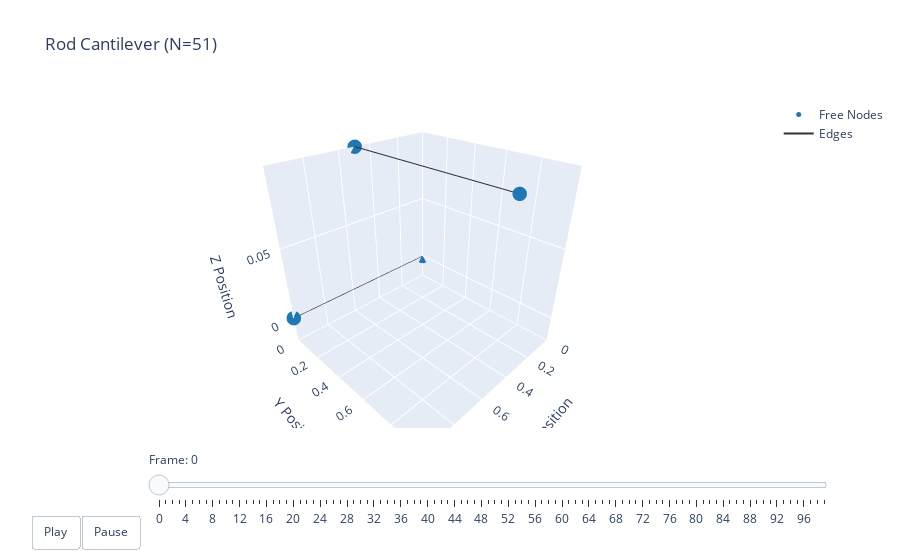

Notebook cell for this chart:
### Code cell
t = np.arange(robot.sim_params.total_time, step=robot.sim_params.dt)
options = dismech.AnimationOptions(title='Rod Cantilever (N=51)')

fig = dismech.get_interactive_animation_plotly(robot, t, qs, options)
fig.show()

### Figure 1 — Plotly figure (JSON) as saved in the notebook; plotly's stock layout.template omitted (floating-point values rounded to 4 significant figures)
{"data": [{"marker": {"color": "#1f78b4", "size": 5}, "mode": "markers", "name": "Free Nodes", "type": "scatter3d", "x": [0.0, 1.0, 0.5, 0.5], "y": [0.0, 0.0, 0.0, 1.0], "z": [0.0, 0.0, 0.099, 0.099]}, {"marker": {"color": "#e31a1c", "size": 5}, "mode": "markers", "name": "Fixed Nodes", "type": "scatter3d", "x": [], "y": [], "z": []}, {"line": {"color": "#333333", "width": 2}, "mode": "lines", "name": "Edges", "type": "scatter3d", "x": [0, 1, null, 0.5, 0.5, null], "y": [0, 0, null, 0, 1, null], "z": [0, 0, null, 0.099, 0.099, null]}, {"color": "rgba(166, 206, 227, 0.7)", "i": [], "j": [], "k": [], "name": "Faces", "opacity": 0.7, "showscale": false, "type": "mesh3d", "x": [0.0, 1.0, 0.5, 0.5], "y": [0.0, 0.0, 0.0, 1.0], "z": [0.0, 0.0, 0.099, 0.099]}], "layout": {"scene": {"camera": {"eye": {"x": 1.225, "y": 1.225, "z": 1.0}}, "xaxis": {"range": [-2.651e-09, 1], "title": {"text": "X Position"}}, "yaxis": {"range": [-5.899e-05, 1.0], "title": {"text": "Y Position"}}, "zaxis": {"range": [-0.01853, 0.099], "title": {"text": "Z Position"}}}, "sliders": [{"currentvalue": {"prefix": "Frame: "}, "steps": [{"args": [["0"], {"frame": {"duration": 50, "redraw": true}, "mode": "immediate"}], "label": "0", "method": "animate"}, {"args": [["1"], {"frame": {"duration": 50, "redraw": true}, "mode": "immediate"}], "label": "1", "method": "animate"}, {"args": [["2"], {"frame": {"duration": 50, "redraw": true}, "mode": "immediate"}], "label": "2", "method": "animate"}, {"args": [["3"], {"frame": {"duration": 50, "redraw": true}, "mode": "immediate"}], "label": "3", "method": "animate"}, {"args": [["4"], {"frame": {"duration": 50, "redraw": true}, "mode": "immediate"}], "label": "4", "method": "animate"}, {"args": [["5"], {"frame": {"duration": 50, "redraw": true}, "mode": "immediate"}], "label": "5", "method": "animate"}, {"args": [["6"], {"frame": {"duration": 50, "redraw": true}, "mode": "immediate"}], "label": "6", "method": "animate"}, {"args": [["7"], {"frame": {"duration": 50, "redraw": true}, "mode": "immediate"}], "label": "7", "method": "animate"}, {"args": [["8"], {"frame": {"duration": 50, "redraw": true}, "mode": "immediate"}], "label": "8", "method": "animate"}, {"args": [["9"], {"frame": {"duration": 50, "redraw": true}, "mode": "immediate"}], "label": "9", "method": "animate"}, {"args": [["10"], {"frame": {"duration": 50, "redraw": true}, "mode": "immediate"}], "label": "10", "method": "animate"}, {"args": [["11"], {"frame": {"duration": 50, "redraw": true}, "mode": "immediate"}], "label": "11", "method": "animate"}, {"args": [["12"], {"frame": {"duration": 50, "redraw": true}, "mode": "immediate"}], "label": "12", "method": "animate"}, {"args": [["13"], {"frame": {"duration": 50, "redraw": true}, "mode": "immediate"}], "label": "13", "method": "animate"}, {"args": [["14"], {"frame": {"duration": 50, "redraw": true}, "mode": "immediate"}], "label": "14", "method": "animate"}, {"args": [["15"], {"frame": {"duration": 50, "redraw": true}, "mode": "immediate"}], "label": "15", "method": "animate"}, {"args": [["16"], {"frame": {"duration": 50, "redraw": true}, "mode": "immediate"}], "label": "16", "method": "animate"}, {"args": [["17"], {"frame": {"duration": 50, "redraw": true}, "mode": "immediate"}], "label": "17", "method": "animate"}, {"args": [["18"], {"frame": {"duration": 50, "redraw": true}, "mode": "immediate"}], "label": "18", "method": "animate"}, {"args": [["19"], {"frame": {"duration": 50, "redraw": true}, "mode": "immediate"}], "label": "19", "method": "animate"}, {"args": [["20"], {"frame": {"duration": 50, "redraw": true}, "mode": "immediate"}], "label": "20", "method": "animate"}, {"args": [["21"], {"frame": {"duration": 50, "redraw": true}, "mode": "immediate"}], "label": "21", "method": "animate"}, {"args": [["22"], {"frame": {"duration": 50, "redraw": true}, "mode": "immediate"}], "label": "22", "method": "animate"}, {"args": [["23"], {"frame": {"duration": 50, "redraw": true}, "mode": "immediate"}], "label": "23", "method": "animate"}, {"args": [["24"], {"frame": {"duration": 50, "redraw": true}, "mode": "immediate"}], "label": "24", "method": "animate"}, {"args": [["25"], {"frame": {"duration": 50, "redraw": true}, "mode": "immediate"}], "label": "25", "method": "animate"}, {"args": [["26"], {"frame": {"duration": 50, "redraw": true}, "mode": "immediate"}], "label": "26", "method": "animate"}, {"args": [["27"], {"frame": {"duration": 50, "redraw": true}, "mode": "immediate"}], "label": "27", "method": "animate"}, {"args": [["28"], {"frame": {"duration": 50, "redraw": true}, "mode": "immediate"}], "label": "28", "method": "animate"}, {"args": [["29"], {"frame": {"duration": 50, "redraw": true}, "mode": "immediate"}], "label": "29", "method": "animate"}, {"args": [["30"], {"frame": {"duration": 50, "redraw": true}, "mode": "immediate"}], "label": "30", "method": "animate"}, {"args": [["31"], {"frame": {"duration": 50, "redraw": true}, "mode": "immediate"}], "label": "31", "method": "animate"}, {"args": [["32"], {"frame": {"duration": 50, "redraw": true}, "mode": "immediate"}], "label": "32", "method": "animate"}, {"args": [["33"], {"frame": {"duration": 50, "redraw": true}, "mode": "immediate"}], "label": "33", "method": "animate"}, {"args": [["34"], {"frame": {"duration": 50, "redraw": true}, "mode": "immediate"}], "label": "34", "method": "animate"}, {"args": [["35"], {"frame": {"duration": 50, "redraw": true}, "mode": "immediate"}], "label": "35", "method": "animate"}, {"args": [["36"], {"frame": {"duration": 50, "redraw": true}, "mode": "immediate"}], "label": "36", "method": "animate"}, {"args": [["37"], {"frame": {"duration": 50, "redraw": true}, "mode": "immediate"}], "label": "37", "method": "animate"}, {"args": [["38"], {"frame": {"duration": 50, "redraw": true}, "mode": "immediate"}], "label": "38", "method": "animate"}, {"args": [["39"], {"frame": {"duration": 50, "redraw": true}, "mode": "immediate"}], "label": "39", "method": "animate"}, {"args": [["40"], {"frame": {"duration": 50, "redraw": true}, "mode": "immediate"}], "label": "40", "method": "animate"}, {"args": [["41"], {"frame": {"duration": 50, "redraw": true}, "mode": "immediate"}], "label": "41", "method": "animate"}, {"args": [["42"], {"frame": {"duration": 50, "redraw": true}, "mode": "immediate"}], "label": "42", "method": "animate"}, {"args": [["43"], {"frame": {"duration": 50, "redraw": true}, "mode": "immediate"}], "label": "43", "method": "animate"}, {"args": [["44"], {"frame": {"duration": 50, "redraw": true}, "mode": "immediate"}], "label": "44", "method": "animate"}, {"args": [["45"], {"frame": {"duration": 50, "redraw": true}, "mode": "immediate"}], "label": "45", "method": "animate"}, {"args": [["46"], {"frame": {"duration": 50, "redraw": true}, "mode": "immediate"}], "label": "46", "method": "animate"}, {"args": [["47"], {"frame": {"duration": 50, "redraw": true}, "mode": "immediate"}], "label": "47", "method": "animate"}, {"args": [["48"], {"frame": {"duration": 50, "redraw": true}, "mode": "immediate"}], "label": "48", "method": "animate"}, {"args": [["49"], {"frame": {"duration": 50, "redraw": true}, "mode": "immediate"}], "label": "49", "method": "animate"}, {"args": [["50"], {"frame": {"duration": 50, "redraw": true}, "mode": "immediate"}], "label": "50", "method": "animate"}, {"args": [["51"], {"frame": {"duration": 50, "redraw": true}, "mode": "immediate"}], "label": "51", "method": "animate"}, {"args": [["52"], {"frame": {"duration": 50, "redraw": true}, "mode": "immediate"}], "label": "52", "method": "animate"}, {"args": [["53"], {"frame": {"duration": 50, "redraw": true}, "mode": "immediate"}], "label": "53", "method": "animate"}, {"args": [["54"], {"frame": {"duration": 50, "redraw": true}, "mode": "immediate"}], "label": "54", "method": "animate"}, {"args": [["55"], {"frame": {"duration": 50, "redraw": true}, "mode": "immediate"}], "label": "55", "method": "animate"}, {"args": [["56"], {"frame": {"duration": 50, "redraw": true}, "mode": "immediate"}], "label": "56", "method": "animate"}, {"args": [["57"], {"frame": {"duration": 50, "redraw": true}, "mode": "immediate"}], "label": "57", "method": "animate"}, {"args": [["58"], {"frame": {"duration": 50, "redraw": true}, "mode": "immediate"}], "label": "58", "method": "animate"}, {"args": [["59"], {"frame": {"duration": 50, "redraw": true}, "mode": "immediate"}], "label": "59", "method": "animate"}, {"args": [["60"], {"frame": {"duration": 50, "redraw": true}, "mode": "immediate"}], "label": "60", "method": "animate"}, {"args": [["61"], {"frame": {"duration": 50, "redraw": true}, "mode": "immediate"}], "label": "61", "method": "animate"}, {"args": [["62"], {"frame": {"duration": 50, "redraw": true}, "mode": "immediate"}], "label": "62", "method": "animate"}, {"args": [["63"], {"frame": {"duration": 50, "redraw": true}, "mode": "immediate"}], "label": "63", "method": "animate"}, {"args": [["64"], {"frame": {"duration": 50, "redraw": true}, "mode": "immediate"}], "label": "64", "method": "animate"}, {"args": [["65"], {"frame": {"duration": 50, "redraw": true}, "mode": "immediate"}], "label": "65", "method": "animate"}, {"args": [["66"], {"frame": {"duration": 50, "redraw": true}, "mode": "immediate"}], "label": "66", "method": "animate"}, {"args": [["67"], {"frame": {"duration": 50, "redraw": true}, "mode": "immediate"}], "label": "67", "method": "animate"}, {"args": [["68"], {"frame": {"duration": 50, "redraw": true}, "mode": "immediate"}], "label": "68", "method": "animate"}, {"args": [["69"], {"frame": {"duration": 50, "redraw": true}, "mode": "immediate"}], "label": "69", "method": "animate"}, {"args": [["70"], {"frame": {"duration": 50, "redraw": true}, "mode": "immediate"}], "label": "70", "method": "animate"}, {"args": [["71"], {"frame": {"duration": 50, "redraw": true}, "mode": "immediate"}], "label": "71", "method": "animate"}, {"args": [["72"], {"frame": {"duration": 50, "redraw": true}, "mode": "immediate"}], "label": "72", "method": "animate"}, {"args": [["73"], {"frame": {"duration": 50, "redraw": true}, "mode": "immediate"}], "label": "73", "method": "animate"}, {"args": [["74"], {"frame": {"duration": 50, "redraw": true}, "mode": "immediate"}], "label": "74", "method": "animate"}, {"args": [["75"], {"frame": {"duration": 50, "redraw": true}, "mode": "immediate"}], "label": "75", "method": "animate"}, {"args": [["76"], {"frame": {"duration": 50, "redraw": true}, "mode": "immediate"}], "label": "76", "method": "animate"}, {"args": [["77"], {"frame": {"duration": 50, "redraw": true}, "mode": "immediate"}], "label": "77", "method": "animate"}, {"args": [["78"], {"frame": {"duration": 50, "redraw": true}, "mode": "immediate"}], "label": "78", "method": "animate"}, {"args": [["79"], {"frame": {"duration": 50, "redraw": true}, "mode": "immediate"}], "label": "79", "method": "animate"}, {"args": [["80"], {"frame": {"duration": 50, "redraw": true}, "mode": "immediate"}], "label": "80", "method": "animate"}, {"args": [["81"], {"frame": {"duration": 50, "redraw": true}, "mode": "immediate"}], "label": "81", "method": "animate"}, {"args": [["82"], {"frame": {"duration": 50, "redraw": true}, "mode": "immediate"}], "label": "82", "method": "animate"}, {"args": [["83"], {"frame": {"duration": 50, "redraw": true}, "mode": "immediate"}], "label": "83", "method": "animate"}, {"args": [["84"], {"frame": {"duration": 50, "redraw": true}, "mode": "immediate"}], "label": "84", "method": "animate"}, {"args": [["85"], {"frame": {"duration": 50, "redraw": true}, "mode": "immediate"}], "label": "85", "method": "animate"}, {"args": [["86"], {"frame": {"duration": 50, "redraw": true}, "mode": "immediate"}], "label": "86", "method": "animate"}, {"args": [["87"], {"frame": {"duration": 50, "redraw": true}, "mode": "immediate"}], "label": "87", "method": "animate"}, {"args": [["88"], {"frame": {"duration": 50, "redraw": true}, "mode": "immediate"}], "label": "88", "method": "animate"}, {"args": [["89"], {"frame": {"duration": 50, "redraw": true}, "mode": "immediate"}], "label": "89", "method": "animate"}, {"args": [["90"], {"frame": {"duration": 50, "redraw": true}, "mode": "immediate"}], "label": "90", "method": "animate"}, {"args": [["91"], {"frame": {"duration": 50, "redraw": true}, "mode": "immediate"}], "label": "91", "method": "animate"}, {"args": [["92"], {"frame": {"duration": 50, "redraw": true}, "mode": "immediate"}], "label": "92", "method": "animate"}, {"args": [["93"], {"frame": {"duration": 50, "redraw": true}, "mode": "immediate"}], "label": "93", "method": "animate"}, {"args": [["94"], {"frame": {"duration": 50, "redraw": true}, "mode": "immediate"}], "label": "94", "method": "animate"}, {"args": [["95"], {"frame": {"duration": 50, "redraw": true}, "mode": "immediate"}], "label": "95", "method": "animate"}, {"args": [["96"], {"frame": {"duration": 50, "redraw": true}, "mode": "immediate"}], "label": "96", "method": "animate"}, {"args": [["97"], {"frame": {"duration": 50, "redraw": true}, "mode": "immediate"}], "label": "97", "method": "animate"}, {"args": [["98"], {"frame": {"duration": 50, "redraw": true}, "mode": "immediate"}], "label": "98", "method": "animate"}, {"args": [["99"], {"frame": {"duration": 50, "redraw": true}, "mode": "immediate"}], "label": "99", "method": "animate"}], "transition": {"duration": 0}, "x": 0.1, "y": 0}], "title": {"text": "Rod Cantilever (N=51)"}, "updatemenus": [{"buttons": [{"args": [null, {"frame": {"duration": 50, "redraw": true}, "fromcurrent": true}], "label": "Play", "method": "animate"}, {"args": [[null], {"frame": {"duration": 0, "redraw": true}, "mode": "immediate"}], "label": "Pause", "method": "animate"}], "direction": "left", "pad": {"r": 10, "t": 87}, "showactive": false, "type": "buttons", "x": 0.1, "xanchor": "right", "y": 0, "yanchor": "top"}]}}
